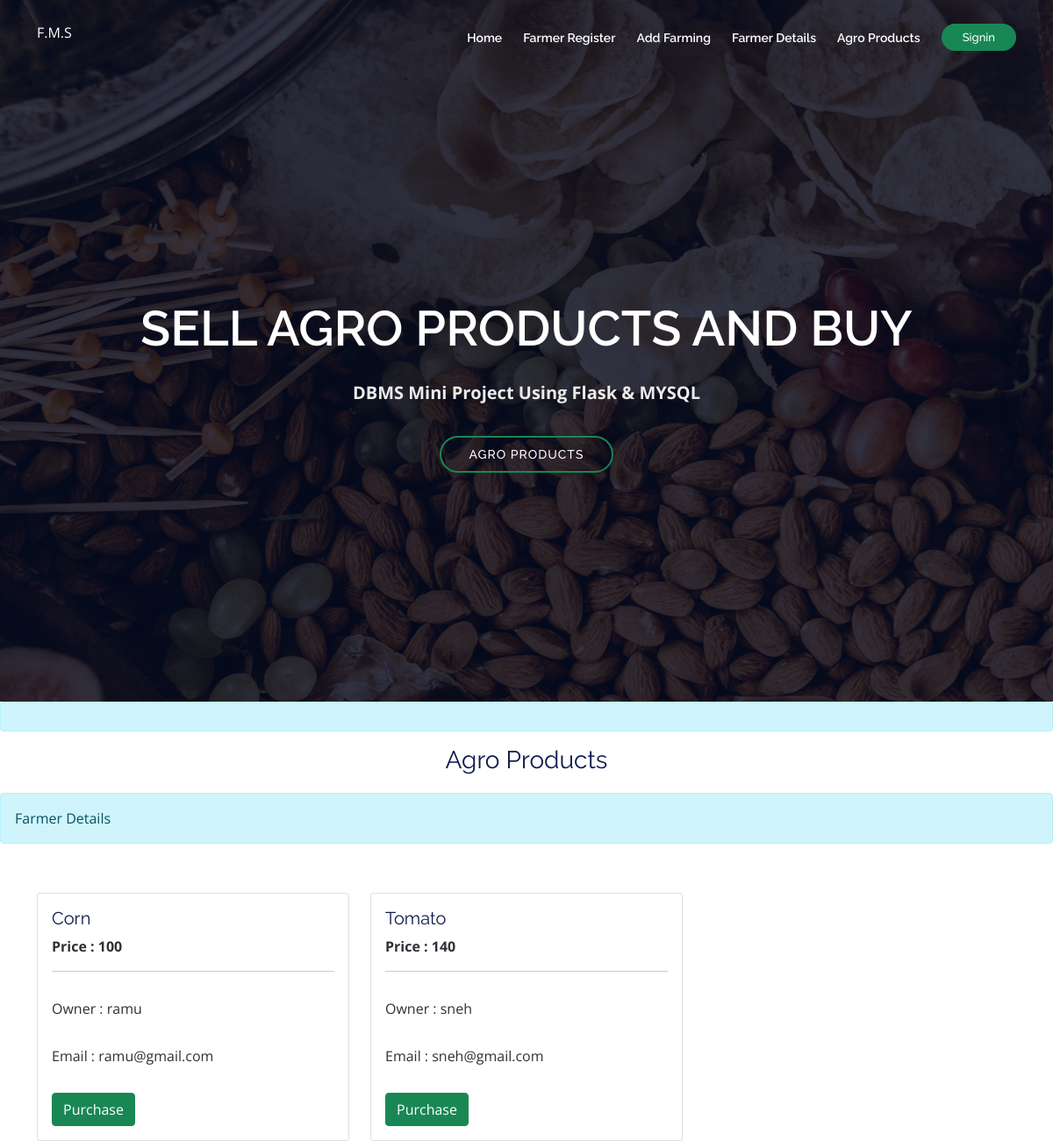
The page /agroproducts/ on the database as committed earlier.
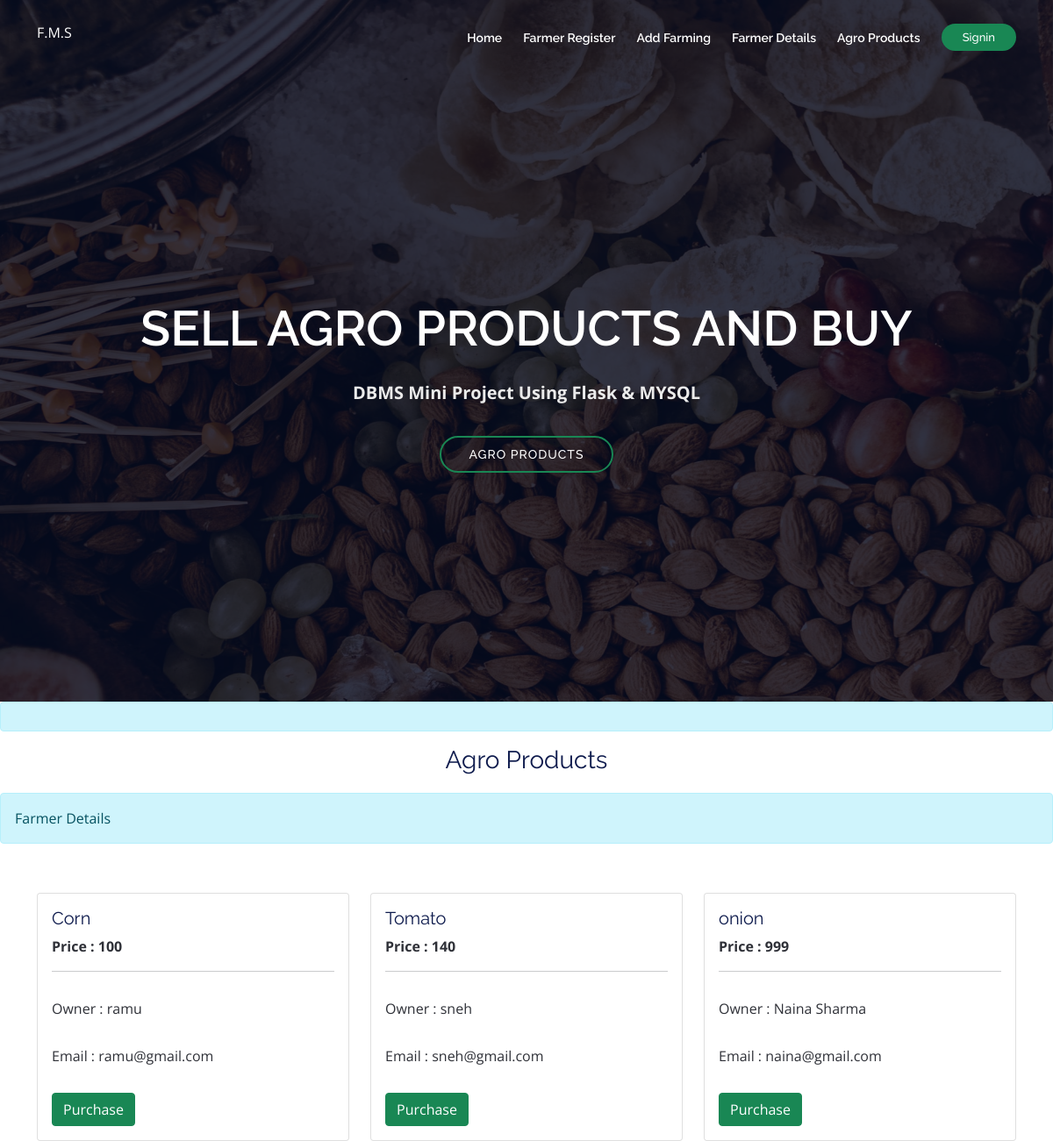
The same page on the database as committed later.
### farmerapp/models.py (models this page shows, shortened)
class AgroProduct(models.Model):
    farmer_name = models.CharField(max_length=200, null=True)
    Product_name = models.CharField(max_length=10)
    email = models.EmailField(unique=True, null=True)
    Product_description = models.TextField(null=True, blank=True)
    Price = models.IntegerField(default=0)

### farmerapp/views.py (the view)
# urls.py: path('agroproducts/',views.agroproducts, name='agroproducts'),
def agroproducts(request):
    agroproduct = AgroProduct.objects.all()
    context = {'agroproduct': agroproduct, 'category': 'info', 'message': 'Farmer Details'}
    return render(request, 'farmerapp/agroproducts.html', context)

### farmerapp/templates/farmerapp/agroproducts.html (shortened to what this page needs)
{% extends 'base.html' %}
{% block content %}
 <h3 class="text-center"><span>Agro Products</span> </h3>
<div class="alert alert-{{category}} alert-dismissible fade show" role="alert">
    {{message}}
</div>
<br>
<div class="container mt-3">
<div class="row">
  {% for p in agroproduct %}
  <div class="col-sm-4">
    <div class="card">
      <div class="card-body">
        <b><h5 class="card-title">{{p.Product_name}}</h5></b>
        <b>Price : {{p.Price}}</b>
        <hr>
        <p>Owner : {{p.farmer_name}}</p>
        <p>Email : {{p.email}}</p>
        <a href="https://mail.google.com/mail/?view=cm&fs=1&tf=1&to={{p.email}}" target="_blank" class="btn btn-success ">Purchase</a>
      </div>
    </div>
  </div>
  {% endfor %}
</div>
</div>
{% endblock %}

Rows that differ between the two databases and show on the page:
added AgroProduct: Product_name "onion", Price "999", farmer_name "Naina Sharma", email "naina@gmail.com"
